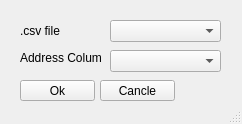
<?xml version="1.0" encoding="UTF-8"?>
<ui version="4.0">
 <class>MainWindow</class>
 <widget class="QMainWindow" name="MainWindow">
  <property name="geometry">
   <rect>
    <x>0</x>
    <y>0</y>
    <width>242</width>
    <height>124</height>
   </rect>
  </property>
  <property name="windowTitle">
   <string>AddressToXy</string>
  </property>
  <widget class="QWidget" name="centralwidget">
   <widget class="QPushButton" name="Ok_button">
    <property name="geometry">
     <rect>
      <x>20</x>
      <y>80</y>
      <width>75</width>
      <height>21</height>
     </rect>
    </property>
    <property name="text">
     <string>Ok</string>
    </property>
   </widget>
   <widget class="QPushButton" name="Cancle_button">
    <property name="geometry">
     <rect>
      <x>100</x>
      <y>80</y>
      <width>75</width>
      <height>21</height>
     </rect>
    </property>
    <property name="text">
     <string>Cancle</string>
    </property>
   </widget>
   <widget class="QLabel" name="label">
    <property name="geometry">
     <rect>
      <x>20</x>
      <y>20</y>
      <width>131</width>
      <height>21</height>
     </rect>
    </property>
    <property name="text">
     <string>.csv file </string>
    </property>
   </widget>
   <widget class="QComboBox" name="Column_dropdown">
    <property name="geometry">
     <rect>
      <x>110</x>
      <y>50</y>
      <width>111</width>
      <height>22</height>
     </rect>
    </property>
   </widget>
   <widget class="QLabel" name="label_2">
    <property name="geometry">
     <rect>
      <x>20</x>
      <y>50</y>
      <width>81</width>
      <height>16</height>
     </rect>
    </property>
    <property name="text">
     <string>Address Column</string>
    </property>
   </widget>
   <widget class="QComboBox" name="CsvDropdown">
    <property name="geometry">
     <rect>
      <x>110</x>
      <y>20</y>
      <width>111</width>
      <height>22</height>
     </rect>
    </property>
   </widget>
  </widget>
  <widget class="QStatusBar" name="statusbar"/>
 </widget>
 <resources/>
 <connections>
  <connection>
   <sender>Ok_button</sender>
   <signal>clicked()</signal>
   <receiver>MainWindow</receiver>
   <slot>OK()</slot>
   <hints>
    <hint type="sourcelabel">
     <x>59</x>
     <y>94</y>
    </hint>
    <hint type="destinationlabel">
     <x>83</x>
     <y>109</y>
    </hint>
   </hints>
  </connection>
  <connection>
   <sender>Cancle_button</sender>
   <signal>clicked()</signal>
   <receiver>MainWindow</receiver>
   <slot>Cancle()</slot>
   <hints>
    <hint type="sourcelabel">
     <x>137</x>
     <y>90</y>
    </hint>
    <hint type="destinationlabel">
     <x>187</x>
     <y>66</y>
    </hint>
   </hints>
  </connection>
  <connection>
   <sender>CsvDropdown</sender>
   <signal>highlighted(QString)</signal>
   <receiver>MainWindow</receiver>
   <slot>CsvSelect()</slot>
   <hints>
    <hint type="sourcelabel">
     <x>139</x>
     <y>31</y>
    </hint>
    <hint type="destinationlabel">
     <x>120</x>
     <y>61</y>
    </hint>
   </hints>
  </connection>
  <connection>
   <sender>Column_dropdown</sender>
   <signal>highlighted(QString)</signal>
   <receiver>MainWindow</receiver>
   <slot>AddressSelect()</slot>
   <hints>
    <hint type="sourcelabel">
     <x>155</x>
     <y>60</y>
    </hint>
    <hint type="destinationlabel">
     <x>229</x>
     <y>37</y>
    </hint>
   </hints>
  </connection>
 </connections>
 <slots>
  <slot>OK()</slot>
  <slot>Cancle()</slot>
  <slot>CsvSelect()</slot>
  <slot>AddressSelect()</slot>
 </slots>
</ui>
